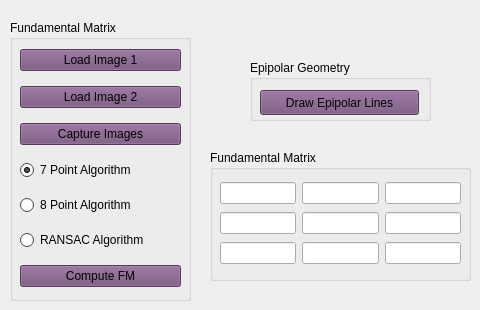
     <widget class="QWidget" name="tab_9">
      <attribute name="title">
       <string>Epipolar</string>
      </attribute>
      <widget class="QGroupBox" name="FundamentalMatrix">
       <property name="geometry">
        <rect>
         <x>10</x>
         <y>20</y>
         <width>181</width>
         <height>281</height>
        </rect>
       </property>
       <property name="palette">
        <palette>
         <active>
          <colorrole role="WindowText">
           <brush brushstyle="SolidPattern">
            <color alpha="255">
             <red>0</red>
             <green>0</green>
             <blue>0</blue>
            </color>
           </brush>
          </colorrole>
          <colorrole role="Button">
           <brush brushstyle="SolidPattern">
            <color alpha="255">
             <red>117</red>
             <green>80</green>
             <blue>123</blue>
            </color>
           </brush>
          </colorrole>
          <colorrole role="Light">
           <brush brushstyle="SolidPattern">
            <color alpha="255">
             <red>176</red>
             <green>120</green>
             <blue>185</blue>
            </color>
           </brush>
          </colorrole>
          <colorrole role="Midlight">
           <brush brushstyle="SolidPattern">
            <color alpha="255">
             <red>146</red>
             <green>100</green>
             <blue>154</blue>
            </color>
           </brush>
          </colorrole>
          <colorrole role="Dark">
           <brush brushstyle="SolidPattern">
            <color alpha="255">
             <red>58</red>
             <green>40</green>
             <blue>61</blue>
            </color>
           </brush>
          </colorrole>
          <colorrole role="Mid">
           <brush brushstyle="SolidPattern">
            <color alpha="255">
             <red>78</red>
             <green>53</green>
             <blue>82</blue>
            </color>
           </brush>
          </colorrole>
          <colorrole role="Text">
           <brush brushstyle="SolidPattern">
            <color alpha="255">
             <red>0</red>
             <green>0</green>
             <blue>0</blue>
            </color>
           </brush>
          </colorrole>
          <colorrole role="BrightText">
           <brush brushstyle="SolidPattern">
            <color alpha="255">
             <red>0</red>
             <green>0</green>
             <blue>0</blue>
            </color>
           </brush>
          </colorrole>
          <colorrole role="ButtonText">
           <brush brushstyle="SolidPattern">
            <color alpha="255">
             <red>0</red>
             <green>0</green>
             <blue>0</blue>
            </color>
           </brush>
          </colorrole>
          <colorrole role="Base">
           <brush brushstyle="SolidPattern">
            <color alpha="255">
             <red>255</red>
             <green>255</green>
             <blue>255</blue>
            </color>
           </brush>
          </colorrole>
          <colorrole role="Window">
           <brush brushstyle="SolidPattern">
            <color alpha="255">
             <red>117</red>
             <green>80</green>
             <blue>123</blue>
            </color>
           </brush>
          </colorrole>
          <colorrole role="Shadow">
           <brush brushstyle="SolidPattern">
            <color alpha="255">
             <red>0</red>
             <green>0</green>
             <blue>0</blue>
            </color>
           </brush>
          </colorrole>
          <colorrole role="AlternateBase">
           <brush brushstyle="SolidPattern">
            <color alpha="255">
             <red>58</red>
             <green>40</green>
             <blue>61</blue>
            </color>
           </brush>
          </colorrole>
          <colorrole role="ToolTipBase">
           <brush brushstyle="SolidPattern">
            <color alpha="255">
             <red>255</red>
             <green>255</green>
             <blue>220</blue>
            </color>
           </brush>
          </colorrole>
          <colorrole role="ToolTipText">
           <brush brushstyle="SolidPattern">
            <color alpha="255">
             <red>0</red>
             <green>0</green>
             <blue>0</blue>
            </color>
           </brush>
          </colorrole>
         </active>
         <inactive>
          <colorrole role="WindowText">
           <brush brushstyle="SolidPattern">
            <color alpha="255">
             <red>0</red>
             <green>0</green>
             <blue>0</blue>
            </color>
           </brush>
          </colorrole>
          <colorrole role="Button">
           <brush brushstyle="SolidPattern">
            <color alpha="255">
             <red>117</red>
             <green>80</green>
             <blue>123</blue>
            </color>
           </brush>
          </colorrole>
          <colorrole role="Light">
           <brush brushstyle="SolidPattern">
            <color alpha="255">
             <red>176</red>
             <green>120</green>
             <blue>185</blue>
            </color>
           </brush>
          </colorrole>
          <colorrole role="Midlight">
           <brush brushstyle="SolidPattern">
            <color alpha="255">
             <red>146</red>
             <green>100</green>
             <blue>154</blue>
            </color>
           </brush>
          </colorrole>
          <colorrole role="Dark">
           <brush brushstyle="SolidPattern">
            <color alpha="255">
             <red>58</red>
             <green>40</green>
             <blue>61</blue>
            </color>
           </brush>
          </colorrole>
          <colorrole role="Mid">
           <brush brushstyle="SolidPattern">
            <color alpha="255">
             <red>78</red>
             <green>53</green>
             <blue>82</blue>
            </color>
           </brush>
          </colorrole>
          <colorrole role="Text">
           <brush brushstyle="SolidPattern">
            <color alpha="255">
             <red>0</red>
             <green>0</green>
             <blue>0</blue>
            </color>
           </brush>
          </colorrole>
          <colorrole role="BrightText">
           <brush brushstyle="SolidPattern">
            <color alpha="255">
             <red>0</red>
             <green>0</green>
             <blue>0</blue>
            </color>
           </brush>
          </colorrole>
          <colorrole role="ButtonText">
           <brush brushstyle="SolidPattern">
            <color alpha="255">
             <red>0</red>
             <green>0</green>
             <blue>0</blue>
            </color>
           </brush>
          </colorrole>
          <colorrole role="Base">
           <brush brushstyle="SolidPattern">
            <color alpha="255">
             <red>255</red>
             <green>255</green>
             <blue>255</blue>
            </color>
           </brush>
          </colorrole>
          <colorrole role="Window">
           <brush brushstyle="SolidPattern">
            <color alpha="255">
             <red>117</red>
             <green>80</green>
             <blue>123</blue>
            </color>
           </brush>
          </colorrole>
          <colorrole role="Shadow">
           <brush brushstyle="SolidPattern">
            <color alpha="255">
             <red>0</red>
             <green>0</green>
             <blue>0</blue>
            </color>
           </brush>
          </colorrole>
          <colorrole role="AlternateBase">
           <brush brushstyle="SolidPattern">
            <color alpha="255">
             <red>58</red>
             <green>40</green>
             <blue>61</blue>
            </color>
           </brush>
          </colorrole>
          <colorrole role="ToolTipBase">
           <brush brushstyle="SolidPattern">
            <color alpha="255">
             <red>255</red>
             <green>255</green>
             <blue>220</blue>
            </color>
           </brush>
          </colorrole>
          <colorrole role="ToolTipText">
           <brush brushstyle="SolidPattern">
            <color alpha="255">
             <red>0</red>
             <green>0</green>
             <blue>0</blue>
            </color>
           </brush>
          </colorrole>
         </inactive>
         <disabled>
          <colorrole role="WindowText">
           <brush brushstyle="SolidPattern">
            <color alpha="255">
             <red>58</red>
             <green>40</green>
             <blue>61</blue>
            </color>
           </brush>
          </colorrole>
          <colorrole role="Button">
           <brush brushstyle="SolidPattern">
            <color alpha="255">
             <red>117</red>
             <green>80</green>
             <blue>123</blue>
            </color>
           </brush>
          </colorrole>
          <colorrole role="Light">
           <brush brushstyle="SolidPattern">
            <color alpha="255">
             <red>176</red>
             <green>120</green>
             <blue>185</blue>
            </color>
           </brush>
          </colorrole>
          <colorrole role="Midlight">
           <brush brushstyle="SolidPattern">
            <color alpha="255">
             <red>146</red>
             <green>100</green>
             <blue>154</blue>
            </color>
           </brush>
          </colorrole>
          <colorrole role="Dark">
           <brush brushstyle="SolidPattern">
            <color alpha="255">
             <red>58</red>
             <green>40</green>
             <blue>61</blue>
            </color>
           </brush>
          </colorrole>
          <colorrole role="Mid">
           <brush brushstyle="SolidPattern">
            <color alpha="255">
             <red>78</red>
             <green>53</green>
             <blue>82</blue>
            </color>
           </brush>
          </colorrole>
          <colorrole role="Text">
           <brush brushstyle="SolidPattern">
            <color alpha="255">
             <red>58</red>
             <green>40</green>
             <blue>61</blue>
            </color>
           </brush>
          </colorrole>
          <colorrole role="BrightText">
           <brush brushstyle="SolidPattern">
            <color alpha="255">
             <red>0</red>
             <green>0</green>
             <blue>0</blue>
            </color>
           </brush>
          </colorrole>
          <colorrole role="ButtonText">
           <brush brushstyle="SolidPattern">
            <color alpha="255">
             <red>58</red>
             <green>40</green>
             <blue>61</blue>
            </color>
           </brush>
          </colorrole>
          <colorrole role="Base">
           <brush brushstyle="SolidPattern">
            <color alpha="255">
             <red>117</red>
             <green>80</green>
             <blue>123</blue>
            </color>
           </brush>
          </colorrole>
          <colorrole role="Window">
           <brush brushstyle="SolidPattern">
            <color alpha="255">
             <red>117</red>
             <green>80</green>
             <blue>123</blue>
            </color>
           </brush>
          </colorrole>
          <colorrole role="Shadow">
           <brush brushstyle="SolidPattern">
            <color alpha="255">
             <red>0</red>
             <green>0</green>
             <blue>0</blue>
            </color>
           </brush>
          </colorrole>
          <colorrole role="AlternateBase">
           <brush brushstyle="SolidPattern">
            <color alpha="255">
             <red>117</red>
             <green>80</green>
             <blue>123</blue>
            </color>
           </brush>
          </colorrole>
          <colorrole role="ToolTipBase">
           <brush brushstyle="SolidPattern">
            <color alpha="255">
             <red>255</red>
             <green>255</green>
             <blue>220</blue>
            </color>
           </brush>
          </colorrole>
          <colorrole role="ToolTipText">
           <brush brushstyle="SolidPattern">
            <color alpha="255">
             <red>0</red>
             <green>0</green>
             <blue>0</blue>
            </color>
           </brush>
          </colorrole>
         </disabled>
        </palette>
       </property>
       <property name="title">
        <string>Fundamental Matrix</string>
       </property>
       <widget class="QWidget" name="verticalLayoutWidget_23">
        <property name="geometry">
         <rect>
          <x>10</x>
          <y>20</y>
          <width>161</width>
          <height>261</height>
         </rect>
        </property>
        <layout class="QVBoxLayout" name="verticalLayout_23">
         <item>
          <widget class="QPushButton" name="FMLoadImage1Button">
           <property name="text">
            <string>Load Image 1</string>
           </property>
          </widget>
         </item>
         <item>
          <widget class="QPushButton" name="FMLoadImage2Button">
           <property name="text">
            <string>Load Image 2</string>
           </property>
          </widget>
         </item>
         <item>
          <widget class="QPushButton" name="FMCaptureImagesButton">
           <property name="text">
            <string>Capture Images</string>
           </property>
          </widget>
         </item>
         <item>
          <widget class="QRadioButton" name="FM7PointButton">
           <property name="text">
            <string>7 Point Algorithm</string>
           </property>
           <property name="checked">
            <bool>true</bool>
           </property>
          </widget>
         </item>
         <item>
          <widget class="QRadioButton" name="FM8PointButton">
           <property name="text">
            <string>8 Point Algorithm</string>
           </property>
          </widget>
         </item>
         <item>
          <widget class="QRadioButton" name="FMRANSACButton">
           <property name="text">
            <string>RANSAC Algorithm</string>
           </property>
          </widget>
         </item>
         <item>
          <widget class="QPushButton" name="FMComputeButton">
           <property name="text">
            <string>Compute FM</string>
           </property>
          </widget>
         </item>
        </layout>
       </widget>
      </widget>
      <widget class="QGroupBox" name="FMatrix">
       <property name="geometry">
        <rect>
         <x>210</x>
         <y>150</y>
         <width>261</width>
         <height>131</height>
        </rect>
       </property>
       <property name="title">
        <string>Fundamental Matrix</string>
       </property>
       <widget class="QWidget" name="gridLayoutWidget">
        <property name="geometry">
         <rect>
          <x>10</x>
          <y>30</y>
          <width>241</width>
          <height>89</height>
         </rect>
        </property>
        <layout class="QGridLayout" name="gridLayout">
         <item row="2" column="0">
          <widget class="QLineEdit" name="F4Edit"/>
         </item>
         <item row="0" column="1">
          <widget class="QLineEdit" name="F2Edit"/>
         </item>
         <item row="0" column="2">
          <widget class="QLineEdit" name="F3Edit"/>
         </item>
         <item row="0" column="0">
          <widget class="QLineEdit" name="F1Edit">
           <property name="text">
            <string/>
           </property>
          </widget>
         </item>
         <item row="3" column="0">
          <widget class="QLineEdit" name="F7Edit"/>
         </item>
         <item row="3" column="2">
          <widget class="QLineEdit" name="F9Edit"/>
         </item>
         <item row="2" column="2">
          <widget class="QLineEdit" name="F6Edit"/>
         </item>
         <item row="2" column="1">
          <widget class="QLineEdit" name="F5Edit"/>
         </item>
         <item row="3" column="1">
          <widget class="QLineEdit" name="F8Edit"/>
         </item>
        </layout>
       </widget>
      </widget>
      <widget class="QGroupBox" name="Epipolar">
       <property name="geometry">
        <rect>
         <x>250</x>
         <y>60</y>
         <width>181</width>
         <height>61</height>
        </rect>
       </property>
       <property name="palette">
        <palette>
         <active>
          <colorrole role="WindowText">
           <brush brushstyle="SolidPattern">
            <color alpha="255">
             <red>1</red>
             <green>1</green>
             <blue>1</blue>
            </color>
           </brush>
          </colorrole>
          <colorrole role="Button">
           <brush brushstyle="SolidPattern">
            <color alpha="255">
             <red>117</red>
             <green>80</green>
             <blue>123</blue>
            </color>
           </brush>
          </colorrole>
          <colorrole role="Light">
           <brush brushstyle="SolidPattern">
            <color alpha="255">
             <red>176</red>
             <green>120</green>
             <blue>185</blue>
            </color>
           </brush>
          </colorrole>
          <colorrole role="Midlight">
           <brush brushstyle="SolidPattern">
            <color alpha="255">
             <red>146</red>
             <green>100</green>
             <blue>154</blue>
            </color>
           </brush>
          </colorrole>
          <colorrole role="Dark">
           <brush brushstyle="SolidPattern">
            <color alpha="255">
             <red>58</red>
             <green>40</green>
             <blue>61</blue>
            </color>
           </brush>
          </colorrole>
          <colorrole role="Mid">
           <brush brushstyle="SolidPattern">
            <color alpha="255">
             <red>78</red>
             <green>53</green>
             <blue>82</blue>
            </color>
           </brush>
          </colorrole>
          <colorrole role="Text">
           <brush brushstyle="SolidPattern">
            <color alpha="255">
             <red>1</red>
             <green>1</green>
             <blue>1</blue>
            </color>
           </brush>
          </colorrole>
          <colorrole role="BrightText">
           <brush brushstyle="SolidPattern">
            <color alpha="255">
             <red>1</red>
             <green>1</green>
             <blue>1</blue>
            </color>
           </brush>
          </colorrole>
          <colorrole role="ButtonText">
           <brush brushstyle="SolidPattern">
            <color alpha="255">
             <red>1</red>
             <green>1</green>
             <blue>1</blue>
            </color>
           </brush>
          </colorrole>
          <colorrole role="Base">
           <brush brushstyle="SolidPattern">
            <color alpha="255">
             <red>255</red>
             <green>255</green>
             <blue>255</blue>
            </color>
           </brush>
          </colorrole>
          <colorrole role="Window">
           <brush brushstyle="SolidPattern">
            <color alpha="255">
             <red>117</red>
             <green>80</green>
             <blue>123</blue>
            </color>
           </brush>
          </colorrole>
          <colorrole role="Shadow">
           <brush brushstyle="SolidPattern">
            <color alpha="255">
             <red>0</red>
             <green>0</green>
             <blue>0</blue>
            </color>
           </brush>
          </colorrole>
          <colorrole role="AlternateBase">
           <brush brushstyle="SolidPattern">
            <color alpha="255">
             <red>58</red>
             <green>40</green>
             <blue>61</blue>
            </color>
           </brush>
          </colorrole>
          <colorrole role="ToolTipBase">
           <brush brushstyle="SolidPattern">
            <color alpha="255">
             <red>255</red>
             <green>255</green>
             <blue>220</blue>
            </color>
           </brush>
          </colorrole>
          <colorrole role="ToolTipText">
           <brush brushstyle="SolidPattern">
            <color alpha="255">
             <red>0</red>
             <green>0</green>
             <blue>0</blue>
            </color>
           </brush>
          </colorrole>
         </active>
         <inactive>
          <colorrole role="WindowText">
           <brush brushstyle="SolidPattern">
            <color alpha="255">
             <red>1</red>
             <green>1</green>
             <blue>1</blue>
            </color>
           </brush>
          </colorrole>
          <colorrole role="Button">
           <brush brushstyle="SolidPattern">
            <color alpha="255">
             <red>117</red>
             <green>80</green>
             <blue>123</blue>
            </color>
           </brush>
          </colorrole>
          <colorrole role="Light">
           <brush brushstyle="SolidPattern">
            <color alpha="255">
             <red>176</red>
             <green>120</green>
             <blue>185</blue>
            </color>
           </brush>
          </colorrole>
          <colorrole role="Midlight">
           <brush brushstyle="SolidPattern">
            <color alpha="255">
             <red>146</red>
             <green>100</green>
             <blue>154</blue>
            </color>
           </brush>
          </colorrole>
          <colorrole role="Dark">
           <brush brushstyle="SolidPattern">
            <color alpha="255">
             <red>58</red>
             <green>40</green>
             <blue>61</blue>
            </color>
           </brush>
          </colorrole>
          <colorrole role="Mid">
           <brush brushstyle="SolidPattern">
            <color alpha="255">
             <red>78</red>
             <green>53</green>
             <blue>82</blue>
            </color>
           </brush>
          </colorrole>
          <colorrole role="Text">
           <brush brushstyle="SolidPattern">
            <color alpha="255">
             <red>1</red>
             <green>1</green>
             <blue>1</blue>
            </color>
           </brush>
          </colorrole>
          <colorrole role="BrightText">
           <brush brushstyle="SolidPattern">
            <color alpha="255">
             <red>1</red>
             <green>1</green>
             <blue>1</blue>
            </color>
           </brush>
          </colorrole>
          <colorrole role="ButtonText">
           <brush brushstyle="SolidPattern">
            <color alpha="255">
             <red>1</red>
             <green>1</green>
             <blue>1</blue>
            </color>
           </brush>
          </colorrole>
          <colorrole role="Base">
           <brush brushstyle="SolidPattern">
            <color alpha="255">
             <red>255</red>
             <green>255</green>
             <blue>255</blue>
            </color>
           </brush>
          </colorrole>
          <colorrole role="Window">
           <brush brushstyle="SolidPattern">
            <color alpha="255">
             <red>117</red>
             <green>80</green>
             <blue>123</blue>
            </color>
           </brush>
          </colorrole>
          <colorrole role="Shadow">
           <brush brushstyle="SolidPattern">
            <color alpha="255">
             <red>0</red>
             <green>0</green>
             <blue>0</blue>
            </color>
           </brush>
          </colorrole>
          <colorrole role="AlternateBase">
           <brush brushstyle="SolidPattern">
            <color alpha="255">
             <red>58</red>
             <green>40</green>
             <blue>61</blue>
            </color>
           </brush>
          </colorrole>
          <colorrole role="ToolTipBase">
           <brush brushstyle="SolidPattern">
            <color alpha="255">
             <red>255</red>
             <green>255</green>
             <blue>220</blue>
            </color>
           </brush>
          </colorrole>
          <colorrole role="ToolTipText">
           <brush brushstyle="SolidPattern">
            <color alpha="255">
             <red>0</red>
             <green>0</green>
             <blue>0</blue>
            </color>
           </brush>
          </colorrole>
         </inactive>
         <disabled>
          <colorrole role="WindowText">
           <brush brushstyle="SolidPattern">
            <color alpha="255">
             <red>58</red>
             <green>40</green>
             <blue>61</blue>
            </color>
           </brush>
          </colorrole>
          <colorrole role="Button">
           <brush brushstyle="SolidPattern">
            <color alpha="255">
             <red>117</red>
             <green>80</green>
             <blue>123</blue>
            </color>
           </brush>
          </colorrole>
          <colorrole role="Light">
           <brush brushstyle="SolidPattern">
            <color alpha="255">
             <red>176</red>
             <green>120</green>
             <blue>185</blue>
            </color>
           </brush>
          </colorrole>
          <colorrole role="Midlight">
           <brush brushstyle="SolidPattern">
            <color alpha="255">
             <red>146</red>
             <green>100</green>
             <blue>154</blue>
            </color>
           </brush>
          </colorrole>
          <colorrole role="Dark">
           <brush brushstyle="SolidPattern">
            <color alpha="255">
             <red>58</red>
             <green>40</green>
             <blue>61</blue>
            </color>
           </brush>
          </colorrole>
          <colorrole role="Mid">
           <brush brushstyle="SolidPattern">
            <color alpha="255">
             <red>78</red>
             <green>53</green>
             <blue>82</blue>
            </color>
           </brush>
          </colorrole>
          <colorrole role="Text">
           <brush brushstyle="SolidPattern">
            <color alpha="255">
             <red>58</red>
             <green>40</green>
             <blue>61</blue>
            </color>
           </brush>
          </colorrole>
          <colorrole role="BrightText">
           <brush brushstyle="SolidPattern">
            <color alpha="255">
             <red>1</red>
             <green>1</green>
             <blue>1</blue>
            </color>
           </brush>
          </colorrole>
          <colorrole role="ButtonText">
           <brush brushstyle="SolidPattern">
            <color alpha="255">
             <red>58</red>
             <green>40</green>
             <blue>61</blue>
            </color>
           </brush>
          </colorrole>
          <colorrole role="Base">
           <brush brushstyle="SolidPattern">
            <color alpha="255">
             <red>117</red>
             <green>80</green>
             <blue>123</blue>
            </color>
           </brush>
          </colorrole>
          <colorrole role="Window">
           <brush brushstyle="SolidPattern">
            <color alpha="255">
             <red>117</red>
             <green>80</green>
             <blue>123</blue>
            </color>
           </brush>
          </colorrole>
          <colorrole role="Shadow">
           <brush brushstyle="SolidPattern">
            <color alpha="255">
             <red>0</red>
             <green>0</green>
             <blue>0</blue>
            </color>
           </brush>
          </colorrole>
          <colorrole role="AlternateBase">
           <brush brushstyle="SolidPattern">
            <color alpha="255">
             <red>117</red>
             <green>80</green>
             <blue>123</blue>
            </color>
           </brush>
          </colorrole>
          <colorrole role="ToolTipBase">
           <brush brushstyle="SolidPattern">
            <color alpha="255">
             <red>255</red>
             <green>255</green>
             <blue>220</blue>
            </color>
           </brush>
          </colorrole>
          <colorrole role="ToolTipText">
           <brush brushstyle="SolidPattern">
            <color alpha="255">
             <red>0</red>
             <green>0</green>
             <blue>0</blue>
            </color>
           </brush>
          </colorrole>
         </disabled>
        </palette>
       </property>
       <property name="title">
        <string>Epipolar Geometry</string>
       </property>
       <widget class="QPushButton" name="DrawEpipolarButton">
        <property name="geometry">
         <rect>
          <x>10</x>
          <y>30</y>
          <width>159</width>
          <height>25</height>
         </rect>
        </property>
        <property name="text">
         <string>Draw Epipolar Lines</string>
        </property>
       </widget>
      </widget>
     </widget>
